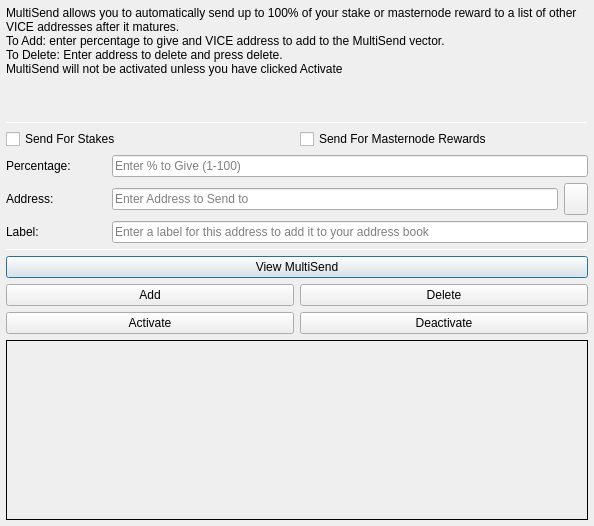
<?xml version="1.0" encoding="UTF-8"?>
<ui version="4.0">
 <class>MultiSendDialog</class>
 <widget class="QDialog" name="MultiSendDialog">
  <property name="windowModality">
   <enum>Qt::NonModal</enum>
  </property>
  <property name="geometry">
   <rect>
    <x>0</x>
    <y>0</y>
    <width>594</width>
    <height>526</height>
   </rect>
  </property>
  <property name="windowTitle">
   <string>MultiSend</string>
  </property>
  <layout class="QVBoxLayout" name="verticalLayout" stretch="0">
   <property name="leftMargin">
    <number>6</number>
   </property>
   <property name="topMargin">
    <number>6</number>
   </property>
   <property name="rightMargin">
    <number>6</number>
   </property>
   <property name="bottomMargin">
    <number>6</number>
   </property>
   <item>
    <layout class="QVBoxLayout" name="verticalLayout_Main" stretch="1,1,1,0,1,1,1">
     <item>
      <widget class="QLabel" name="label_2">
       <property name="lineWidth">
        <number>1</number>
       </property>
       <property name="text">
        <string>MultiSend allows you to automatically send up to 100% of your stake or masternode reward to a list of other VICE addresses after it matures.
To Add: enter percentage to give and VICE address to add to the MultiSend vector.
To Delete: Enter address to delete and press delete.
MultiSend will not be activated unless you have clicked Activate</string>
       </property>
       <property name="alignment">
        <set>Qt::AlignLeading|Qt::AlignLeft|Qt::AlignTop</set>
       </property>
       <property name="wordWrap">
        <bool>true</bool>
       </property>
      </widget>
     </item>
     <item>
      <widget class="Line" name="line">
       <property name="minimumSize">
        <size>
         <width>0</width>
         <height>1</height>
        </size>
       </property>
       <property name="maximumSize">
        <size>
         <width>16777215</width>
         <height>1</height>
        </size>
       </property>
       <property name="orientation">
        <enum>Qt::Horizontal</enum>
       </property>
      </widget>
     </item>
     <item>
      <layout class="QVBoxLayout" name="verticalLayout_Settings">
       <item>
        <layout class="QHBoxLayout" name="horizontalLayout">
         <item>
          <widget class="QCheckBox" name="multiSendStakeCheckBox">
           <property name="text">
            <string>Send For Stakes</string>
           </property>
          </widget>
         </item>
         <item>
          <widget class="QCheckBox" name="multiSendMasternodeCheckBox">
           <property name="text">
            <string>Send For Masternode Rewards</string>
           </property>
          </widget>
         </item>
        </layout>
       </item>
       <item>
        <layout class="QHBoxLayout" name="horizontalLayout_6">
         <item>
          <widget class="QLabel" name="label">
           <property name="minimumSize">
            <size>
             <width>100</width>
             <height>0</height>
            </size>
           </property>
           <property name="toolTip">
            <string>Percentage of stake to send</string>
           </property>
           <property name="text">
            <string>Percentage:</string>
           </property>
          </widget>
         </item>
         <item>
          <widget class="QLineEdit" name="multiSendPercentEdit">
           <property name="toolTip">
            <string>Enter whole numbers 1 - 100</string>
           </property>
           <property name="placeholderText">
            <string>Enter % to Give (1-100)</string>
           </property>
          </widget>
         </item>
        </layout>
       </item>
       <item>
        <layout class="QHBoxLayout" name="horizontalLayout_7">
         <item>
          <widget class="QLabel" name="label_5">
           <property name="minimumSize">
            <size>
             <width>100</width>
             <height>0</height>
            </size>
           </property>
           <property name="toolTip">
            <string>Address to send portion of stake to</string>
           </property>
           <property name="text">
            <string>Address:</string>
           </property>
          </widget>
         </item>
         <item>
          <widget class="QLineEdit" name="multiSendAddressEdit">
           <property name="toolTip">
            <string/>
           </property>
           <property name="placeholderText">
            <string>Enter Address to Send to</string>
           </property>
          </widget>
         </item>
         <item>
          <widget class="QToolButton" name="addressBookButton">
           <property name="maximumSize">
            <size>
             <width>16777215</width>
             <height>32</height>
            </size>
           </property>
           <property name="toolTip">
            <string>Choose an address from the address book</string>
           </property>
           <property name="text">
            <string/>
           </property>
           <property name="icon">
            <iconset resource="../vice.qrc">
             <normaloff>:/icons/address-book</normaloff>:/icons/address-book</iconset>
           </property>
           <property name="shortcut">
            <string>Alt+A</string>
           </property>
          </widget>
         </item>
        </layout>
       </item>
      </layout>
     </item>
     <item>
      <layout class="QHBoxLayout" name="horizontalLayout_3">
       <item>
        <widget class="QLabel" name="label_3">
         <property name="minimumSize">
          <size>
           <width>100</width>
           <height>0</height>
          </size>
         </property>
         <property name="text">
          <string>Label:</string>
         </property>
        </widget>
       </item>
       <item>
        <widget class="QLineEdit" name="labelAddressLabelEdit">
         <property name="placeholderText">
          <string>Enter a label for this address to add it to your address book</string>
         </property>
        </widget>
       </item>
      </layout>
     </item>
     <item>
      <widget class="Line" name="line_2">
       <property name="minimumSize">
        <size>
         <width>0</width>
         <height>1</height>
        </size>
       </property>
       <property name="maximumSize">
        <size>
         <width>16777215</width>
         <height>1</height>
        </size>
       </property>
       <property name="orientation">
        <enum>Qt::Horizontal</enum>
       </property>
      </widget>
     </item>
     <item>
      <layout class="QVBoxLayout" name="verticalLayout_Buttons">
       <item>
        <layout class="QHBoxLayout" name="horizontalLayout_4">
         <item>
          <widget class="QPushButton" name="viewButton">
           <property name="toolTip">
            <string/>
           </property>
           <property name="statusTip">
            <string>View MultiSend Vector</string>
           </property>
           <property name="text">
            <string>View MultiSend</string>
           </property>
          </widget>
         </item>
        </layout>
       </item>
       <item>
        <layout class="QHBoxLayout" name="horizontalLayout_2">
         <item>
          <widget class="QPushButton" name="addButton">
           <property name="toolTip">
            <string/>
           </property>
           <property name="statusTip">
            <string>Add to MultiSend Vector</string>
           </property>
           <property name="text">
            <string>Add</string>
           </property>
          </widget>
         </item>
         <item>
          <widget class="QPushButton" name="deleteButton">
           <property name="toolTip">
            <string/>
           </property>
           <property name="statusTip">
            <string>Delete Address From MultiSend Vector</string>
           </property>
           <property name="text">
            <string>Delete</string>
           </property>
          </widget>
         </item>
        </layout>
       </item>
       <item>
        <layout class="QHBoxLayout" name="horizontalLayout_5">
         <item>
          <widget class="QPushButton" name="activateButton">
           <property name="statusTip">
            <string>Activate MultiSend</string>
           </property>
           <property name="text">
            <string>Activate</string>
           </property>
          </widget>
         </item>
         <item>
          <widget class="QPushButton" name="disableButton">
           <property name="statusTip">
            <string>Deactivate MultiSend</string>
           </property>
           <property name="text">
            <string>Deactivate</string>
           </property>
          </widget>
         </item>
        </layout>
       </item>
      </layout>
     </item>
     <item>
      <widget class="QLabel" name="message">
       <property name="minimumSize">
        <size>
         <width>0</width>
         <height>180</height>
        </size>
       </property>
       <property name="frameShape">
        <enum>QFrame::Panel</enum>
       </property>
       <property name="frameShadow">
        <enum>QFrame::Plain</enum>
       </property>
       <property name="lineWidth">
        <number>1</number>
       </property>
       <property name="midLineWidth">
        <number>1</number>
       </property>
       <property name="text">
        <string/>
       </property>
       <property name="alignment">
        <set>Qt::AlignLeading|Qt::AlignLeft|Qt::AlignTop</set>
       </property>
       <property name="wordWrap">
        <bool>true</bool>
       </property>
      </widget>
     </item>
    </layout>
   </item>
  </layout>
 </widget>
 <resources>
  <include location="../vice.qrc"/>
 </resources>
 <connections/>
</ui>
